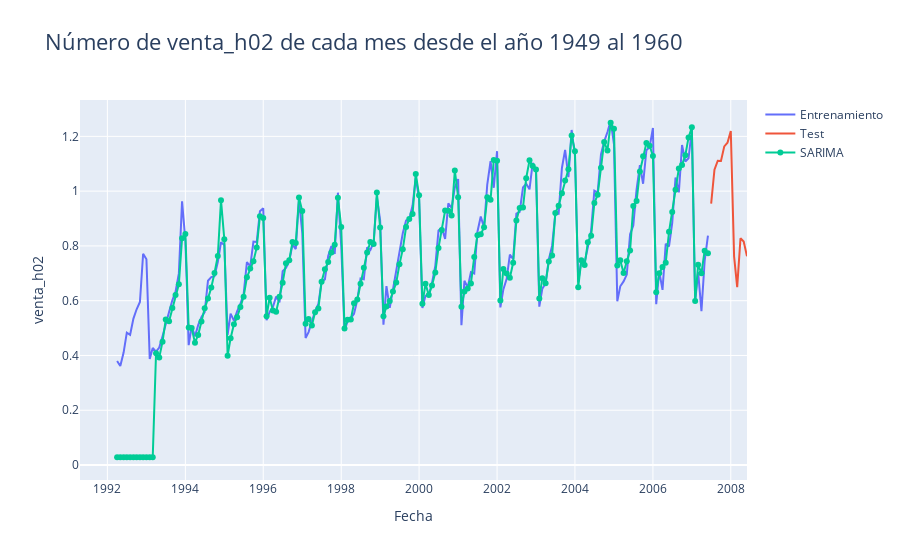

Notebook code for this chart:
### Code cell
# - Predicción del modelo **SARIMA** (`27.2.3`)



import plotly.graph_objects as go
fig = go.Figure()

fig.add_trace(go.Scatter(
    x=df_train.index,
    y=df_train['venta_h02'],
    name="Entrenamiento",
    mode="lines"
    ))

fig.add_trace(go.Scatter(
    x=df_test.index,
    y=df_test['venta_h02'],
    name="Test",
    mode="lines"
    ))


fig.add_trace(go.Scatter(
    x=estim_sarima_auto.index,
    y=estim_sarima_auto,
    name="SARIMA",
    mode="markers+lines"
    ))



fig.update_layout(title="Número de venta_h02 de cada mes desde el año 1949 al 1960",
                  title_font_size=22,
                  xaxis_title = 'Fecha',
                  yaxis_title= 'venta_h02'
                )

fig.show()

### Este modelo de prediccion es bastante bueno, por lo que podria estar contento

### Figure 1 — Plotly figure (JSON) as saved in the notebook; plotly's stock layout.template omitted (floating-point values rounded to 4 significant figures; data arrays with more than 128 entries replaced by an {"elided": "..."} marker saying what was removed)
{"data": [{"mode": "lines", "name": "Entrenamiento", "type": "scatter", "x": {"elided": "183 str values"}, "y": {"elided": "183 float values"}}, {"mode": "lines", "name": "Test", "type": "scatter", "x": ["2007-07-01T00:00:00", "2007-08-01T00:00:00", "2007-09-01T00:00:00", "2007-10-01T00:00:00", "2007-11-01T00:00:00", "2007-12-01T00:00:00", "2008-01-01T00:00:00", "2008-02-01T00:00:00", "2008-03-01T00:00:00", "2008-04-01T00:00:00", "2008-05-01T00:00:00", "2008-06-01T00:00:00"], "y": [0.9541, 1.078, 1.111, 1.11, 1.164, 1.177, 1.22, 0.7618, 0.6494, 0.8279, 0.8163, 0.7621]}, {"mode": "markers+lines", "name": "SARIMA", "type": "scatter", "x": {"elided": "183 str values"}, "y": {"elided": "183 float values"}}], "layout": {"title": {"font": {"size": 22}, "text": "Número de venta_h02 de cada mes desde el año 1949 al 1960"}, "xaxis": {"title": {"text": "Fecha"}}, "yaxis": {"title": {"text": "venta_h02"}}}}
